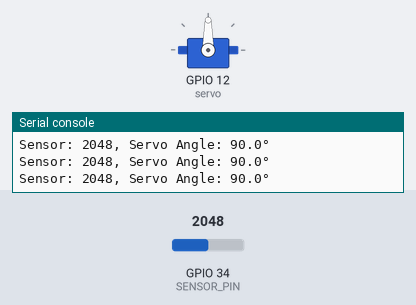
Simulated run of this program. Board: ESP32 board running MicroPython. Shown: servo, the last lines printed to the serial console. The inputs (shaded band) are chosen by the test bench; at power-on: GPIO 34 (SENSOR_PIN) = 2048 (analog values on the 0–4095 scale). Servo angles are drawn from the pulse width (0.5 ms = 0°, 2.5 ms = 180°).

Above: at 1.2 s.
1.3 s: GPIO 34 (SENSOR_PIN) set to 2540
At 2.4 s:
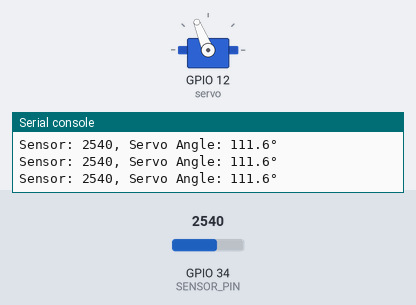
2.8 s: GPIO 34 (SENSOR_PIN) set to 2866
At 3.4 s:
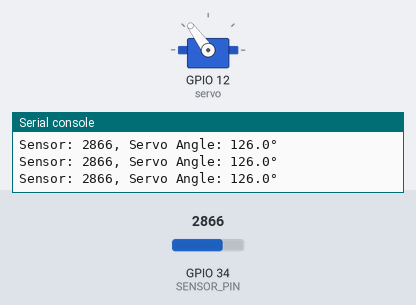
4.3 s: GPIO 34 (SENSOR_PIN) set to 3603
At 5.5 s:
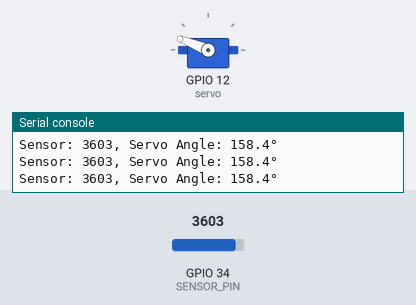
5.8 s: GPIO 34 (SENSOR_PIN) set to 4095
At 6.7 s:
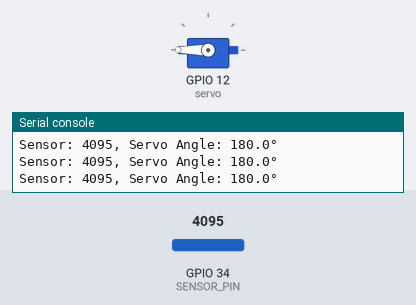
7.3 s: GPIO 34 (SENSOR_PIN) set to 1228
At 7.7 s:
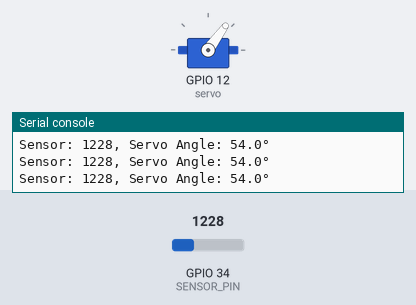
8.8 s: GPIO 34 (SENSOR_PIN) set to 2047
At 9.5 s:
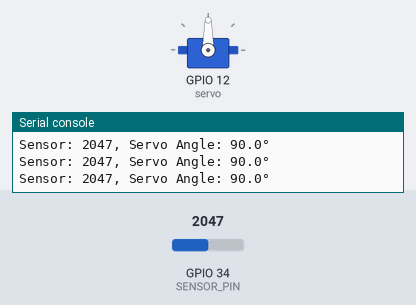
Timing chart, 0 to 11.3 s (numbered marks = the images above; inputs shaded):
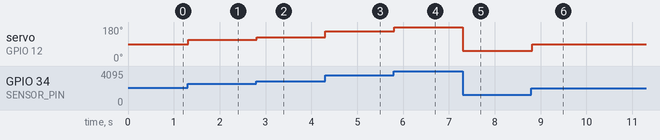

Measured:
- after the input at 1.3 s, servo on GPIO 12 (servo): 90° → 112° at once
- after the input at 2.8 s, servo on GPIO 12 (servo): 112° → 126° at once
- after the input at 4.3 s, servo on GPIO 12 (servo): 126° → 158° at once
- after the input at 5.8 s, servo on GPIO 12 (servo): 158° → 180° at once
- after the input at 7.3 s, servo on GPIO 12 (servo): 180° → 54° at once
- after the input at 8.8 s, servo on GPIO 12 (servo): 54° → 90° at once

The program:

0430_motor.py
```python
from machine import Pin, PWM, ADC
import time

SENSOR_PIN = 34
SERVO_PIN = 12

servo = PWM(Pin(SERVO_PIN), freq=50)

adc = ADC(Pin(SENSOR_PIN))
adc.atten(ADC.ATTN_11DB)
adc.width(ADC.WIDTH_12BIT)

def set_angle(angle):
    angle = max(0, min(180, angle))
    min_us = 500
    max_us = 2500
    pulse_us = min_us + (angle / 180) * (max_us - min_us)
    servo.duty_ns(int(pulse_us * 1000))

while True:
    raw_value = adc.read()
    target_angle = (raw_value / 4095) * 180
    set_angle(target_angle)

    print(f"Sensor: {raw_value}, Servo Angle: {target_angle:.1f}°")

    time.sleep(0.02)
```
